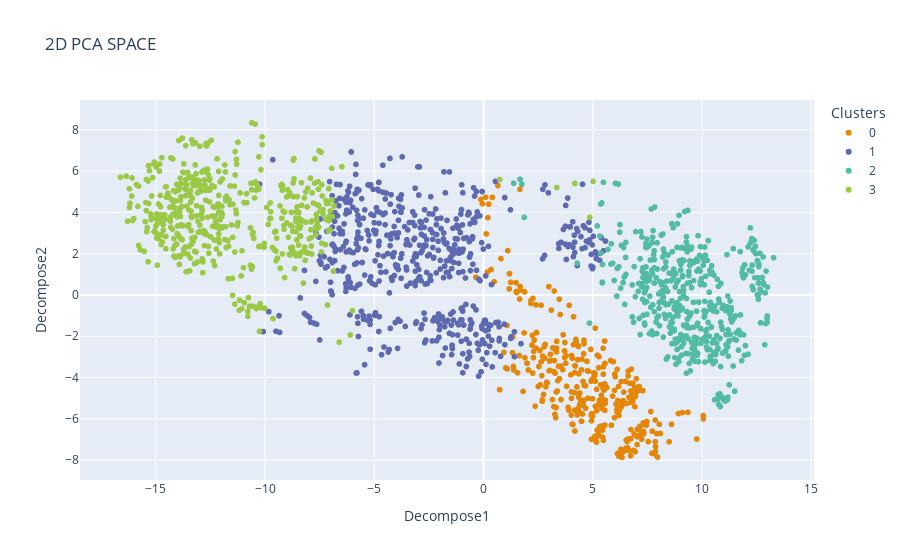

The notebook cell this image was saved under:
### Code cell
kmeans_tsne_2D_visuals = visual_tSNE_2D.copy()

kmeans_tsne_2D_visuals['Clusters'] = clusters_predict
plotter(kmeans_tsne_2D_visuals, expected_features= 2,  opacity=0.8, width_line = 0.1)

### Figure 1 — Plotly figure (JSON) as saved in the notebook; plotly's stock layout.template omitted (floating-point values rounded to 4 significant figures; data arrays with more than 128 entries replaced by an {"elided": "..."} marker saying what was removed)
{"data": [{"hovertemplate": "Clusters=0<br>Decompose1=%{x}<br>Decompose2=%{y}<extra></extra>", "legendgroup": "0", "marker": {"color": "rgb(229, 134, 6)", "symbol": "circle"}, "mode": "markers", "name": "0", "showlegend": true, "type": "scattergl", "x": {"elided": "363 float values"}, "xaxis": "x", "y": {"elided": "363 float values"}, "yaxis": "y"}, {"hovertemplate": "Clusters=1<br>Decompose1=%{x}<br>Decompose2=%{y}<extra></extra>", "legendgroup": "1", "marker": {"color": "rgb(93, 105, 177)", "symbol": "circle"}, "mode": "markers", "name": "1", "showlegend": true, "type": "scattergl", "x": {"elided": "601 float values"}, "xaxis": "x", "y": {"elided": "601 float values"}, "yaxis": "y"}, {"hovertemplate": "Clusters=2<br>Decompose1=%{x}<br>Decompose2=%{y}<extra></extra>", "legendgroup": "2", "marker": {"color": "rgb(82, 188, 163)", "symbol": "circle"}, "mode": "markers", "name": "2", "showlegend": true, "type": "scattergl", "x": {"elided": "494 float values"}, "xaxis": "x", "y": {"elided": "494 float values"}, "yaxis": "y"}, {"hovertemplate": "Clusters=3<br>Decompose1=%{x}<br>Decompose2=%{y}<extra></extra>", "legendgroup": "3", "marker": {"color": "rgb(153, 201, 69)", "symbol": "circle"}, "mode": "markers", "name": "3", "showlegend": true, "type": "scattergl", "x": {"elided": "536 float values"}, "xaxis": "x", "y": {"elided": "536 float values"}, "yaxis": "y"}], "layout": {"legend": {"title": {"text": "Clusters"}, "tracegroupgap": 0}, "title": {"text": "2D PCA SPACE"}, "xaxis": {"anchor": "y", "domain": [0, 1], "title": {"text": "Decompose1"}}, "yaxis": {"anchor": "x", "domain": [0, 1], "title": {"text": "Decompose2"}}}}
